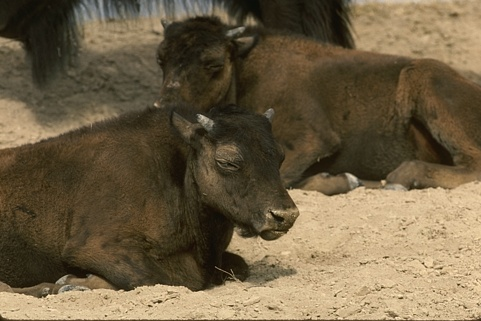
#> input picture Experiments/Image Segmentation exp - v2/Image2/41033.jpg, 481 x 321 px
$ jupyter execute '_kmeans-image segementation - 36 cluster - kalgo.ipynb'   (shell and % lines are left out)
#> lines starting #> are read from the running program, lines starting #| are printed output that depends on the picture
### Experiments/Image Segmentation exp - v2/Image2/kmeansAlgo.py
import numpy as np
from numpy.linalg import norm


class Kmeans:
    '''Implementing Kmeans algorithm.'''

    def __init__(self, n_clusters, max_iter=50, random_state=123):
        self.n_clusters = n_clusters
        self.max_iter = max_iter
        self.random_state = random_state

    def initializ_centroids(self, X):
        np.random.RandomState(self.random_state)
        random_idx = np.random.permutation(X.shape[0])
        centroids = X[random_idx[:self.n_clusters]]
        return centroids

    def compute_centroids(self, X, labels):
        centroids = np.zeros((self.n_clusters, X.shape[1]))
        for k in range(self.n_clusters):
            centroids[k, :] = np.mean(X[labels == k, :], axis=0)
        return centroids

    def compute_distance(self, X, centroids):
        distance = np.zeros((X.shape[0], self.n_clusters))
        for k in range(self.n_clusters):
            row_norm = norm(X - centroids[k, :], axis=1)
            distance[:, k] = np.square(row_norm)
        return distance

    def find_closest_cluster(self, distance):
        return np.argmin(distance, axis=1)

    def compute_sse(self, X, labels, centroids):
        distance = np.zeros(X.shape[0])
        for k in range(self.n_clusters):
            distance[labels == k] = norm(X[labels == k] - centroids[k], axis=1)
        return np.sum(np.square(distance))

    def fit(self, X):
        self.centroids = self.initializ_centroids(X)
        for i in range(self.max_iter):
            old_centroids = self.centroids
            distance = self.compute_distance(X, old_centroids)
            self.labels = self.find_closest_cluster(distance)
            self.centroids = self.compute_centroids(X, self.labels)
            if np.all(old_centroids == self.centroids):
                break
        self.error = self.compute_sse(X, self.labels, self.centroids)

    def predict(self, X):
        distance = self.compute_distance(X, old_centroids)
        return self.find_closest_cluster(distance)

### Experiments/Image Segmentation exp - v2/Image1/PsnrSnr.py
import numpy as np
def mse(vref, vcmp):
    """
    Compute Mean Squared Error (MSE) between two images.

    Parameters
    ----------
    vref : array_like
      Reference image
    vcmp : array_like
      Comparison image

    Returns
    -------
    x : float
      MSE between `vref` and `vcmp`
    """

    r = np.asarray(vref, dtype=np.float64).ravel()
    c = np.asarray(vcmp, dtype=np.float64).ravel()
    return np.mean(np.abs(r - c)**2)

def snr(vref, vcmp):
    """
    Compute Signal to Noise Ratio (SNR) of two images.

    Parameters
    ----------
    vref : array_like
      Reference image
    vcmp : array_like
      Comparison image

    Returns
    -------
    x : float
      SNR of `vcmp` with respect to `vref`
    """

    dv = np.var(vref)
    with np.errstate(divide='ignore'):
        rt = dv / mse(vref, vcmp)
    return 10.0 * np.log10(rt)


def psnr(vref, vcmp, rng=None):
    """
    Compute Peak Signal to Noise Ratio (PSNR) of two images. The PSNR
    calculation defaults to using the less common definition in terms
    of the actual range (i.e. max minus min) of the reference signal
    instead of the maximum possible range for the data type
    (i.e. :math:`2^b-1` for a :math:`b` bit representation).

    Parameters
    ----------
    vref : array_like
      Reference image
    vcmp : array_like
      Comparison image
    rng : None or int, optional (default None)
      Signal range, either the value to use (e.g. 255 for 8 bit samples) or
      None, in which case the actual range of the reference signal is used

    Returns
    -------
    x : float
      PSNR of `vcmp` with respect to `vref`
    """

    if rng is None:
        rng = vref.max() - vref.min()
    dv = (rng + 0.0)**2
    with np.errstate(divide='ignore'):
        rt = dv / mse(vref, vcmp)
    return 10.0 * np.log10(rt)

### Experiments/Image Segmentation exp - v2/Image2/_kmeans-image segementation - 36 cluster - kalgo.ipynb
[cell 1]
import numpy as np
import pandas as pd
import cv2 as cv
from matplotlib import pyplot as plt

# from sklearn.cluster import KMeans
import PsnrSnr as p
import kmeansAlgo

[cell 2]
img = cv.imread("41033.jpg", 0)
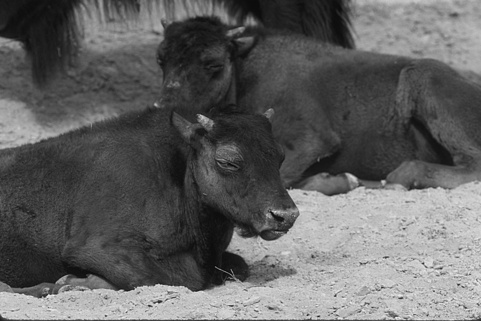
#> img: shape (321, 481); min 6, max 242, mean 97.5
size=200
img = cv.resize(img, dsize=(size, size))
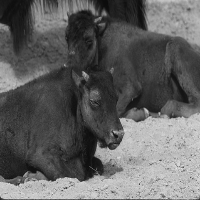
#> img: shape (200, 200); min 11, max 229, mean 97.4
width=img.shape[0]
#> width = 200
height=img.shape[1]
#> height = 200

plt.imshow(img, cmap="gray")
plt.xticks([])
plt.yticks([])
plt.grid(False)
plt.show()

[cell 3]
i = 0
j = 0
luv = []

for h in range(int(width / 2)):
    j = 0
    for k in range(int(height / 2)):
        luv.append([img[i, j], img[i + 1, j], img[i, j + 1], img[i + 1, j + 1]])
        j = j + 2
    i = i + 2
#> after the loop, i = 200; luv = 10000 items, first 6: [24, 27, 25, 26], [23, 22, 24, 23], [23, 24, 22, 24], [24, 25, 22, 23], [22, 23, 25, 24], [23, 23, 20, 19]

[cell 4]
import time as t

cluster = 36

clusterssize = [cluster]  # 2, 3, 4, 5, 6, 7, 8, 9,
timearray = []
error = []
segementedImg = []

[cell 5]
for i in clusterssize:

    start = t.time()
    kmeans = kmeansAlgo.Kmeans(n_clusters=i, random_state=0, max_iter=50)
    kmeans.fit(np.array(luv))

    timearray.append(t.time() - start)

    segementedImg.append(kmeans.labels)

    pic2show = kmeans.centroids
    print(timearray)
#> this loop made 1 pass
#> after the loop, segementedImg = 1 item; timearray = [1.34]

[cell 6]
lables = np.array(kmeans.labels)
#> lables = 10000 values, max 35 at index 13, min 0 at index 5796, mean 17.18
print(np.array(kmeans.labels).shape)
#| (10000,)
print(kmeans.centroids.shape)
#| (36, 4)

clustercenters = (kmeans.centroids).reshape(cluster, 4)
#> clustercenters = 36 rows, first 6: [128.9, 180.6, 173.3, 186.3], [191.7, 191.2, 189.4, 166.7], [145.7, 144.2, 146.8, 143.5], [77.09, 73.89, 67.8, 67.49], [41, 82.47, 39.5, 87.05], [108.4, 113.9, 109.2, 115.4]
centersp = (kmeans.centroids).reshape(cluster, 4)
#> centersp has the same summary as clustercenters
centersp.shape
#> Out = (36, 4)

[cell 7]
finalval = []
for i in range(lables.shape[0]):
    finalval.append(centersp[lables[i]])
#> after the loop, finalval = 10000 items, first 6: [21.06, 21.36, 20.9, 21.01], [21.06, 21.36, 20.9, 21.01], [21.06, 21.36, 20.9, 21.01], [21.06, 21.36, 20.9, 21.01], [21.06, 21.36, 20.9, 21.01], [21.06, 21.36, 20.9, 21.01]

finalval = np.array(finalval).reshape(int(width / 2), int(height / 2), 4)
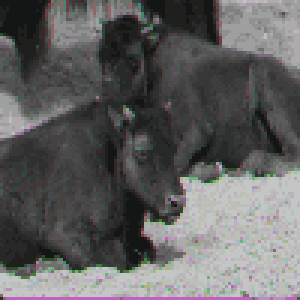
#> finalval: shape (100, 100, 4) float64 (shown 3 times larger); mean of channels 0, 1, 2, 3 97.4, 97, 97.7, 97.3; drawn as B, G, R

[cell 8]
# pd.DataFrame(kmeans.cluster_centers_[kmeans.labels_])

[cell 9]
# convert back the clustered image to the original form
# decoding

temp = np.zeros((width, height))
#> temp: shape (200, 200) float64; every value is 0
i = 0
j = 0
for h in range(int(width / 2)):
    j = 0
    for k in range(int(height / 2)):
        val = finalval

        temp[i, j] = val[h][k][0]
        temp[i + 1, j] = val[h][k][1]
        temp[i, j + 1] = val[h][k][2]
        temp[i + 1, j + 1] = val[h][k][3]

        j = j + 2
    i = i + 2
#> after the loop, i = 200

plt.imshow(temp, cmap="gray")
plt.xticks([])
plt.yticks([])
plt.grid(False)
plt.savefig("Kmeans_SegementdIMg_" + str(cluster) + ".jpg")
plt.show()

[cell 10]
plt.imshow(256 - abs(img - temp), cmap="gray")
plt.xticks([])
plt.yticks([])
plt.grid(False)

plt.savefig("Kmeans_SegementdIMg_error_" + str(cluster) + ".jpg")
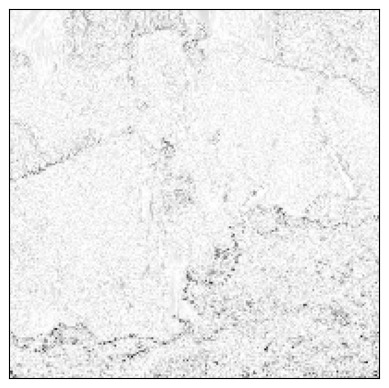
#> figure drawn by matplotlib, 1 panel
plt.show()

[cell 11]
psnr = p.psnr(np.array(img).astype(int), np.array(temp).astype(int))
#> in psnr, `rng = vref.max() - vref.min()`: rng = 218
#> in psnr, `dv = (rng + 0.0)**2`: dv = 47524
#> in psnr, `rt = dv / mse(vref, vcmp)`: rt = 837.8
#> psnr = 29.23
psnr
#> Out = 29.23

[cell 12]
snr = p.snr(np.array(img).astype(int), np.array(temp).astype(int))
#> in snr, `dv = np.var(vref)`: dv = 3423.9
#> in snr, `rt = dv / mse(vref, vcmp)`: rt = 60.36
#> snr = 17.81
psnr
#> Out = 29.23
